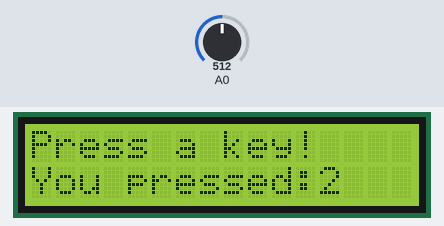
Recording of a sketch running on a simulated Arduino Uno, built with avr-gcc and run on an emulated ATmega328P. Shown: 16×2 character LCD. The test bench sets the inputs (shaded band); at power-on: A0 = 512.

Above: at 1.2 s.
1.3 s: A0 set to 307
At 2.5 s:
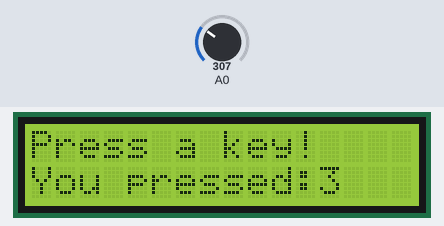
2.8 s: A0 set to 285
At 3.7 s:
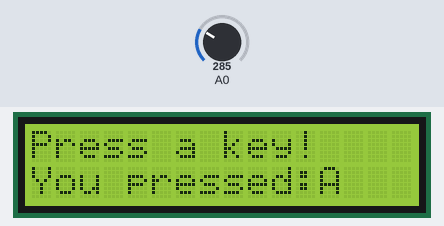
4.3 s: A0 set to 229
5.8 s: A0 set to 200
At 6.1 s:
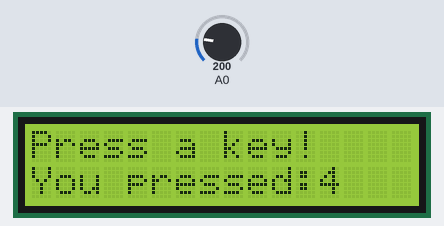
7.3 s: A0 set to 131
At 8.4 s:
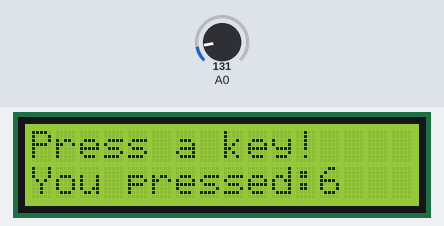
8.8 s: A0 set to 111
At 9.5 s:
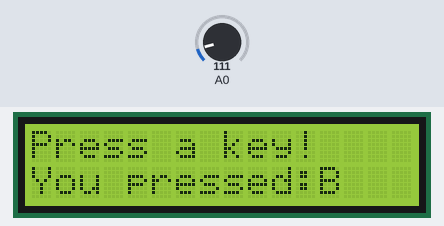
Timing chart, 0 to 11.3 s (numbered marks = the images above; inputs shaded):
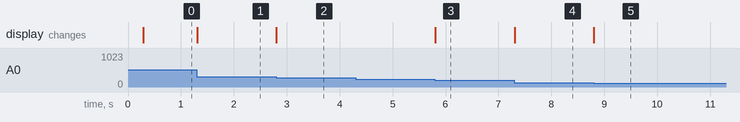

Measured:
- the behaviour switches between 299 and 298 on A0 (found by bisection; images 1 and 2)
- the behaviour switches between 218 and 217 on A0 (found by bisection; images 2 and 3)
- the behaviour switches between 125 and 124 on A0 (found by bisection; images 4 and 5)
- after the input at 1.3 s, the display: changes at once (image 1)
- after the input at 2.8 s, the display: changes at once (image 2)
- after the input at 4.3 s, every drawn part: stays the same
- after the input at 5.8 s, the display: changes at once (image 3)
- after the input at 7.3 s, the display: changes at once (image 4)
- after the input at 8.8 s, the display: changes at once (image 5)

The sketch:

keypadOneWire.ino
```cpp
#include <LiquidCrystal_I2C.h>
#include <OnewireKeypad.h>

LiquidCrystal_I2C lcd(0x27, 16, 2);

char KEYS[] = {
  '1', '2', '3', 'A',
  '4', '5', '6', 'B',
  '7', '8', '9', 'C',
  '*', '0', '#', 'D'
};

OnewireKeypad <Print, 16> KP2(Serial, KEYS, 4, 4, A0, 4700, 1000);

void setup() {
  lcd.init();
  lcd.backlight();
  lcd.setCursor(0, 0);
  lcd.print("Press a key!");
  lcd.setCursor(0, 1);
  lcd.print("You pressed: ");
  KP2.SetKeypadVoltage(5.0);
  KP2.SetHoldTime(500);
}
void loop() {
  if (char key = KP2.Getkey()) {
    lcd.setCursor(12, 1);
    lcd.print(key);
  }
}
```
